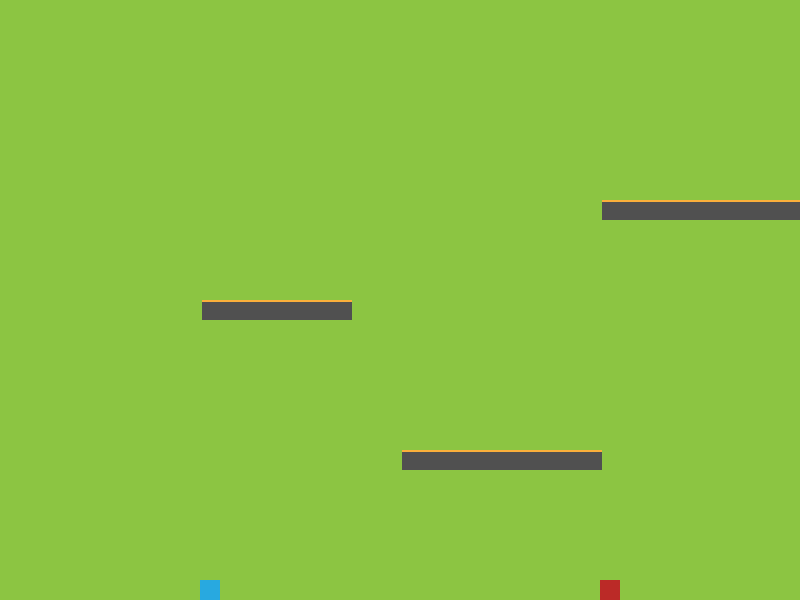
Frame 1 (no input)
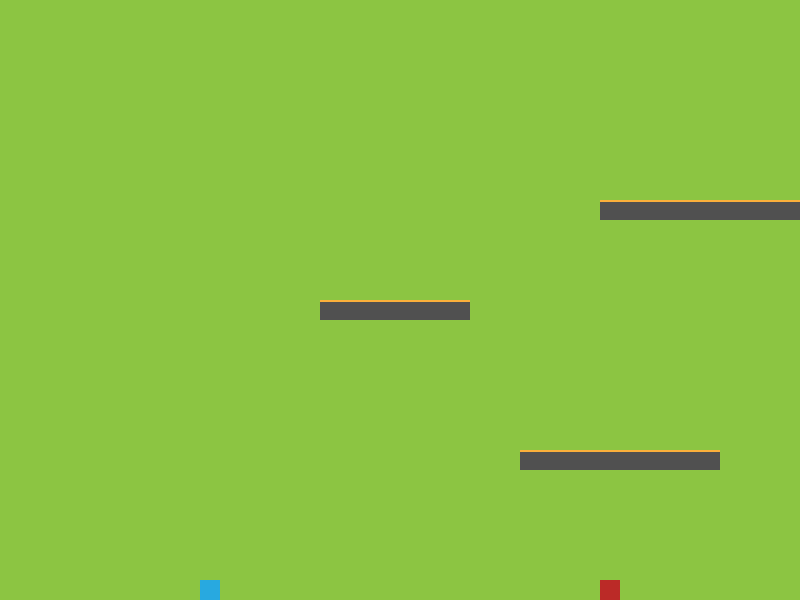
Frame 60 (no input)
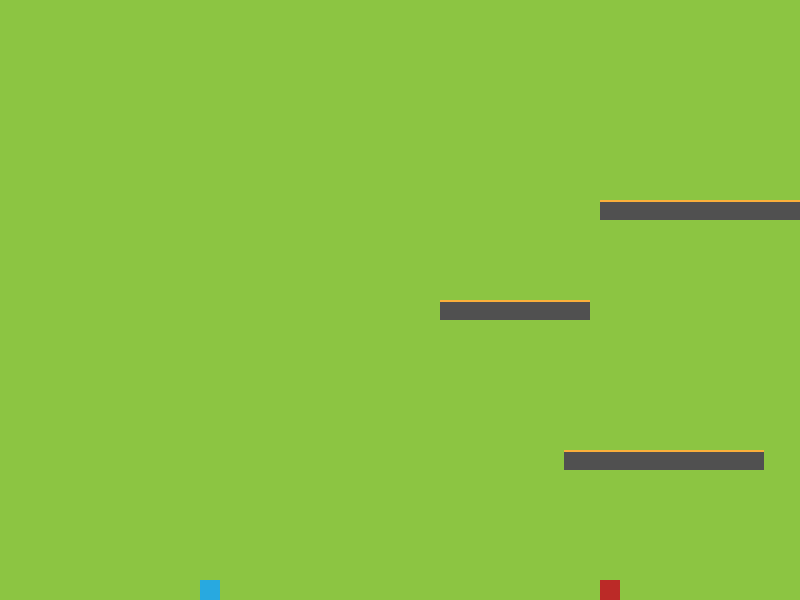
Frame 120 (the mouse pressed at the canvas centre since frame 60)

The p5.js sketch that drew these frames (run headless with seeded random() and noise() and a simulated clock; from frame 60 on, the mouse is pressed at the canvas centre):

// p5.js sketch
// ── sketch.js
// PLATFORMER - CLASSES & OBJECTS

// Declare Global Variables
let player1, player2;
let platform, platform2, platform3;

let GREY = 80;
let RED = "#bb2a27";
let GREEN = "#8cc542";
let BLUE = "#28a9e0";
let ORANGE = "#faaf3b";
let BROWN = "#aa6c39";

// SETUP FUNCTION - Runs once at beginning of program
function setup() {
    createCanvas(800, 600);
	
	// Initialize Global Variables
	player1 = new JumpingPlayer(200, 580, BLUE, 65, 68, 87);
	player2 = new JumpingPlayer(600, 580, RED, 37, 39, 38);
	platform = new Platform(400, 450, 200);
	platform2 = new Platform(200, 300, 150);
	platform3 = new Platform(600, 200, 250);
}

// DRAW FUNCTION - Loops @ 60FPS by default
function draw() {
	// LOGIC
	player1.move();
	player2.move();
	platform.move();
	platform2.move();
	platform3.move();
	
	// DRAW
    background(GREEN);
	player1.show();
	player2.show();
	platform.show();
	platform2.show();
	platform3.show();
}

// EVENT FUNCTIONS
function keyPressed() {
	player1.jump();
	player2.jump();
}

// ── jumpingPlayer.js
// JUMPING PLAYER CLASS
class JumpingPlayer {
	// Properties (State)
	constructor(x, y, col, lk, rk, uk) {
		this.x = x;
		this.y = y;
		this.w = 20;
		this.h = 20;
		this.xSpeed = 5;
		this.ySpeed = 0;
		this.a = 1;
		this.col = col;
		this.leftKey = lk;
		this.rightKey = rk;
		this.upKey = uk;
	}
	// Methods (Behaviour)
	move() {
		// Move Horizontally on Key is Down
		if (keyIsDown(this.leftKey)) {
			this.x += -this.xSpeed;
		} else if (keyIsDown(this.rightKey)) {
			this.x += this.xSpeed;
		}

		// Move Vertically - Gravity
		this.y += this.ySpeed; // Move Vertically
		this.ySpeed += this.a; // Apply Gravity
		if (this.y + this.h > height) {
			// Land on Ground
			this.y = height - this.h;
		}
	}
	show() {
		// Draw Player
		noStroke();
		fill(this.col);
		rect(this.x, this.y, this.w, this.h);
	}
	jump() {
		// Jump on UP_ARROW
		if (keyCode == this.upKey) {
			this.ySpeed = -20;
		}
	}

}
// ── platform.js
class Platform {
	// Properties (state)
	constructor(x, y, w) {
		this.x = x;
		this.y = y;
		this.w = w;
		this.h = 20;
		this.col = GREY;
		this.topCol = ORANGE;
		this.xSpeed = 2;
	}
	// Methods (BEHAVIOUR)
	show() {
		noStroke();
		// Main Platform
		fill(this.col);
		rect(this.x, this.y, this.w, this.h);
		// Platform Top
		fill(this.topCol);
		rect(this.x, this.y, this.w, 2);
	}
	move() {
		// Move & Bounce Horizontally
		this.x += this.xSpeed;
		if (this.x + this.w > width || this.x < 0) {
			this.xSpeed = -this.xSpeed;
		}
	}
}
